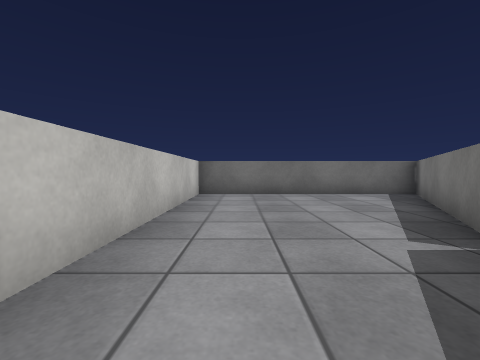
[1] (above)

20 first-person views from a walk through a Unity game level. The camera is 0.68 m above the floor, tilts 2° down and sees 90° across. The floor is counted in squares, 1 m on a side. Each view is taken from the middle of a square. On the plan, view 1 faces up. The plan holds only what a view shows up to about 9 squares ahead; the rest is blank. Surface patterns are stand-ins for the level's own textures.

[2]
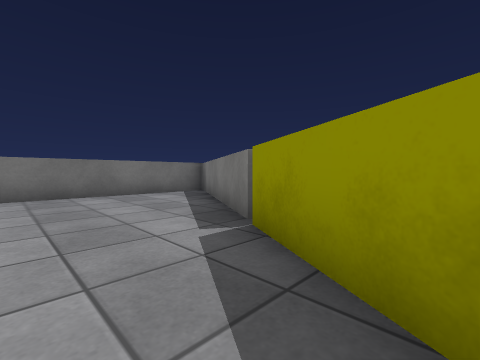

[3]
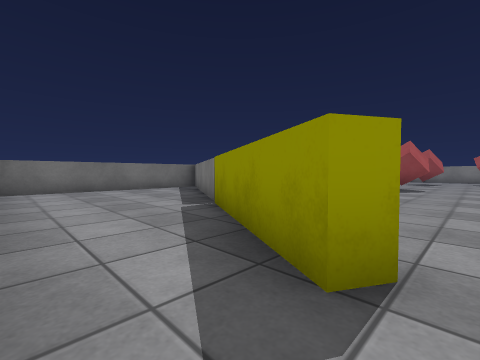

[4]
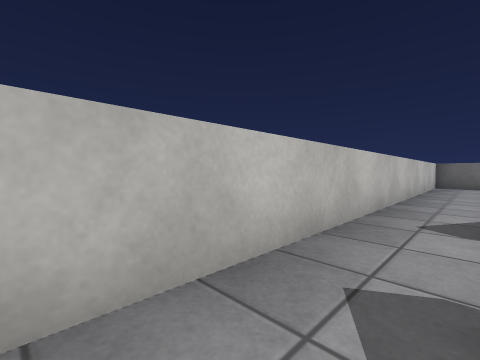

[5]
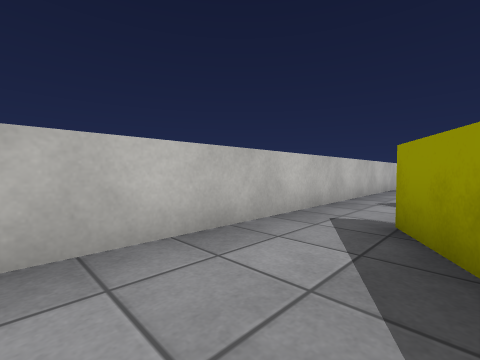

[6]
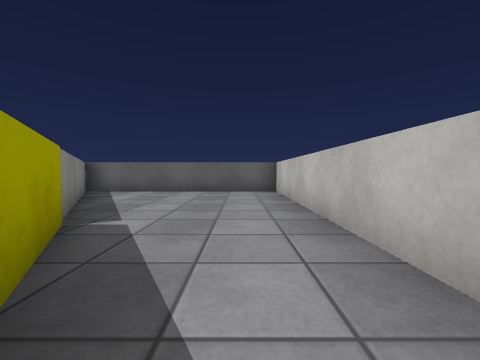

[7]
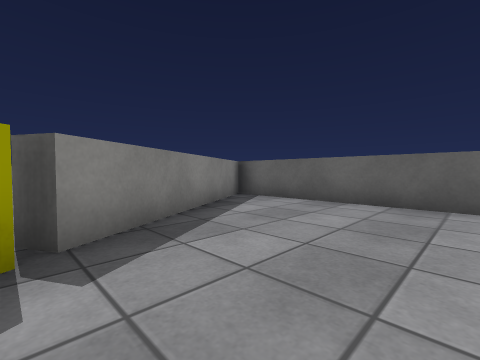

[8]
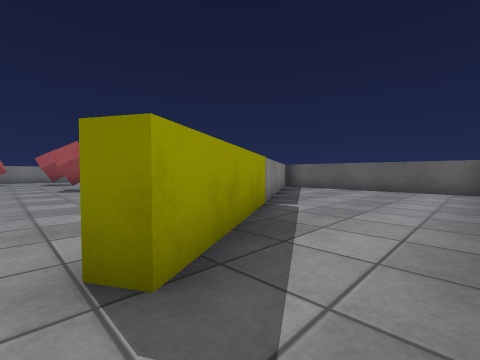

[9]
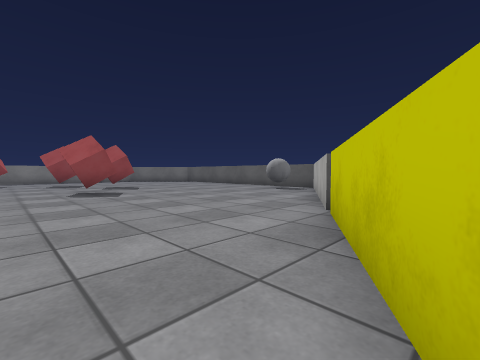

[10]
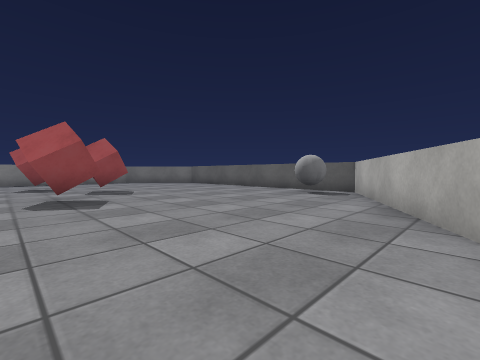

[11]
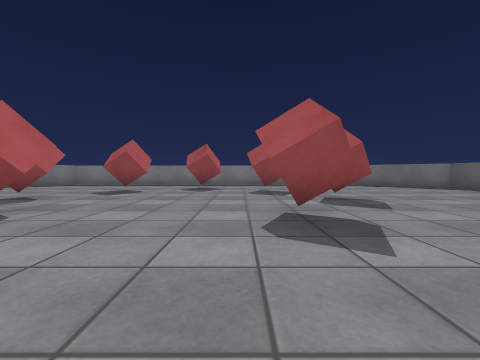

[12]
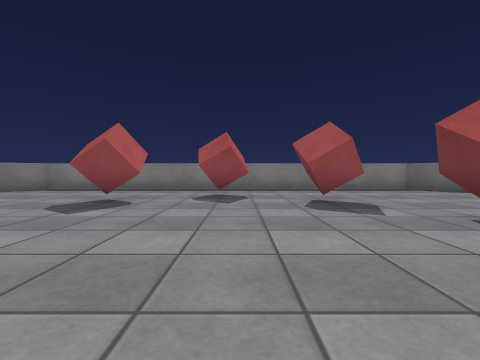

[13]
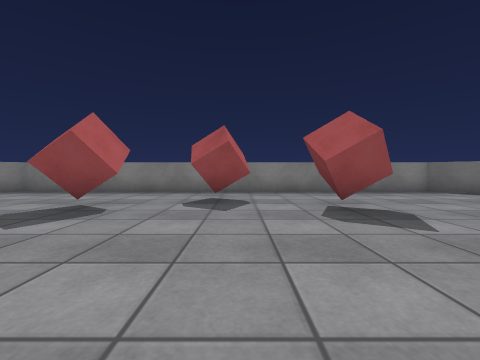

[14]
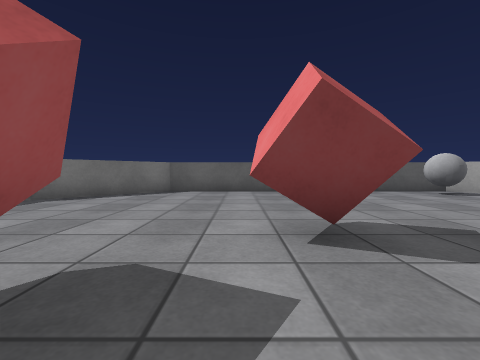

[15]
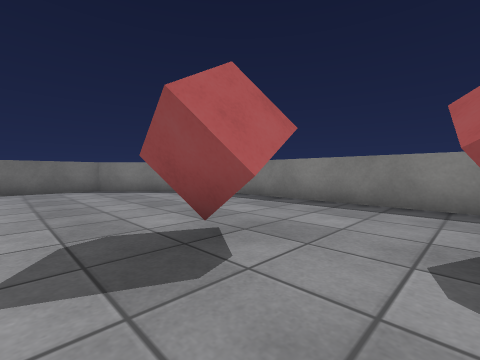

[16]
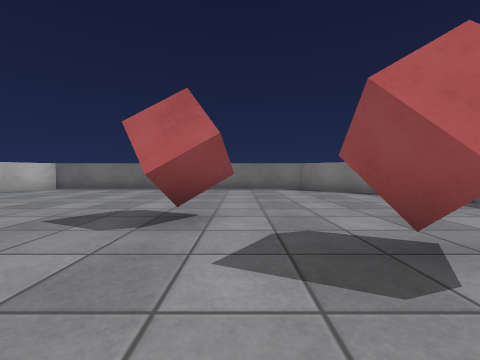

[17]
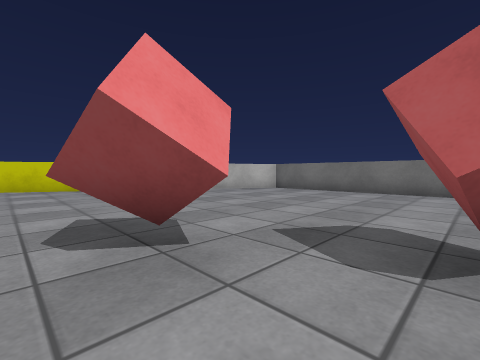

[18]
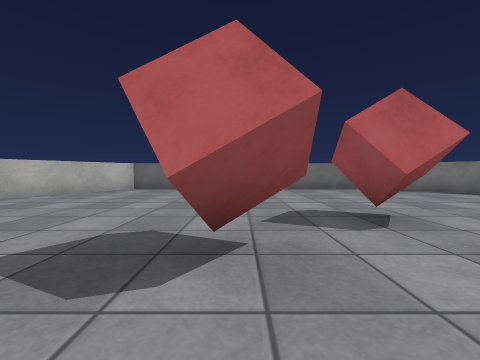

[19]
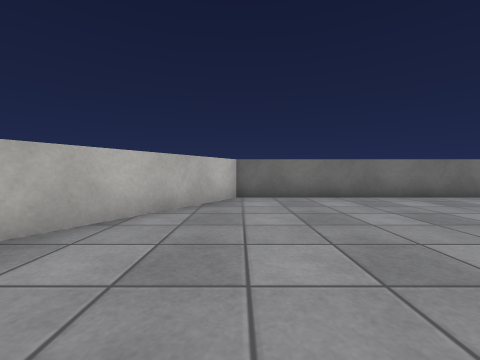

[20]
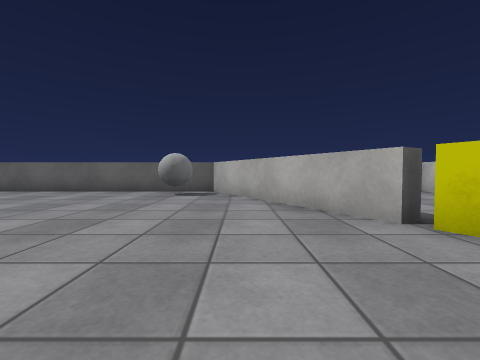

### Floor plan
Ten units are one square. View 1 is at (0, 0); x grows to the right and y downward. Boxes are objects, and circles mark ways between rooms. Rooms are numbered by the first view taken in them; rooms with no view inside come last. Other rooms are left out.
<svg viewBox="-17 -77 205 205">
<path fill="none" stroke="#000" d="M24 -23 53 -72 -12 -72 -12 55M8 17 3 14 23 -21M11 50 3 36 8 33M23 71 11 50M-12 55 -12 123 53 123 24 73M22 -9 11 11M29 71 59 123 154 123 183 94 183 -44 154 -72 59 -72 36 -33M10 38 27 68"/>
<rect x="65" y="105" width="10" height="10" fill="#bbb"><title>other object</title></rect>
<rect x="85" y="45" width="20" height="10" fill="#bbb"><title>other object</title></rect>
<rect x="85" y="-5" width="20" height="10" fill="#bbb"><title>other object</title></rect>
<rect x="115" y="55" width="20" height="20" fill="#bbb"><title>other object</title></rect>
<rect x="115" y="-25" width="20" height="20" fill="#bbb"><title>other object</title></rect>
<rect x="135" y="45" width="20" height="10" fill="#bbb"><title>other object</title></rect>
<rect x="135" y="-5" width="20" height="10" fill="#bbb"><title>other object</title></rect>
<rect x="155" y="15" width="10" height="20" fill="#bbb"><title>other object</title></rect>
<circle cx="-5" cy="60" r="3" fill="#2a7"/>
<circle cx="10" cy="25" r="3" fill="#2a7"/>
<text x="10" y="-30">1</text>
<text x="10" y="90">2</text>
<text x="100" y="20">3</text>
</svg>
Room 1 opens to room 2. Room 1 opens to room 3.

Where each view was taken, in squares from view 1:
view 1: 0 up, 0 right, facing up
view 2: 0 up, 0 right, facing up-right
view 3: 2 down, 1 left, facing up-right
view 4: 5 down, 0 right, facing up-left
view 5: 7 down, 1 right, facing up-left
view 6: 4 down, 0 right, facing down
view 7: 7 down, 0 right, facing down-right
view 8: 3 down, 1 left, facing down-right
view 9: 3 down, 1 right, facing down-right
view 10: 4 down, 3 right, facing down-right
view 11: 4 down, 6 right, facing right
view 12: 3 down, 9 right, facing right
view 13: 3 down, 10 right, facing right
view 14: 4 down, 13 right, facing down
view 15: 2 down, 13 right, facing up-right
view 16: 2 down, 13 right, facing up
view 17: 1 down, 12 right, facing up-left
view 18: 2 down, 10 right, facing up
view 19: 1 up, 6 right, facing up
view 20: 4 down, 5 right, facing down
